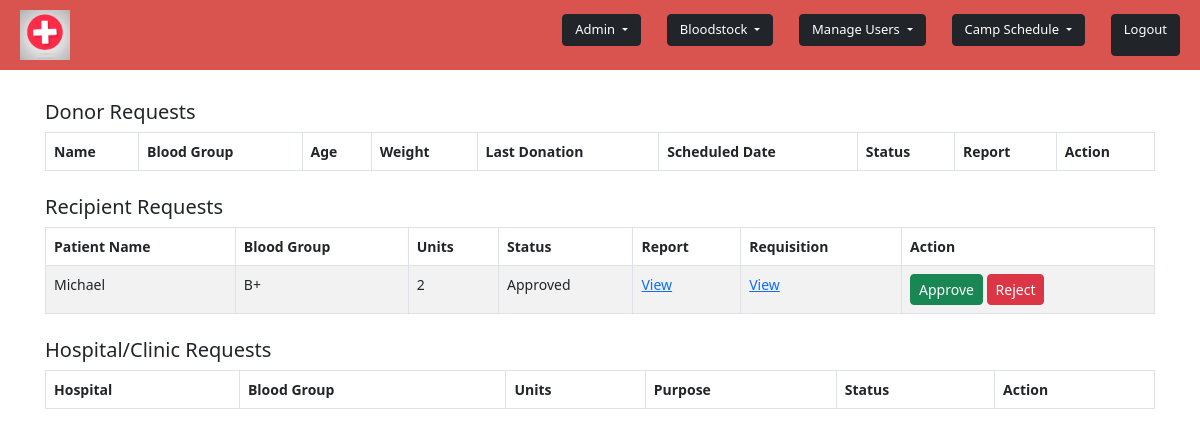
The app's page /donationapp/dashboard with its own data.
### donationapp/models.py (models this page shows, shortened)
class RecipientRequest(models.Model):
    recipient = models.ForeignKey(Recipient, on_delete=models.CASCADE, related_name='blood_requests')
    patient_name = models.CharField(max_length=100)
    patient_report = models.FileField(upload_to='patient_reports/')
    blood_group = models.CharField(max_length=5, choices=BloodGroupChoices.choices)
    units_required = models.PositiveIntegerField(
        validators=[MinValueValidator(1, message="Minimum 1 unit required")]
    )
    address = models.TextField()
    id_proof = models.FileField(upload_to='recipient_id_proofs/')
    photo = models.ImageField(upload_to='recipient_photos/')
    status = models.CharField(
        max_length=20,
        choices=StatusChoices.choices,
        default=StatusChoices.PENDING
    )
    requisition_form = models.FileField(upload_to='requisition_forms/', null=True, blank=True)
    admin_message = models.TextField(null=True, blank=True)
    created_at = models.DateTimeField(auto_now_add=True)
    updated_at = models.DateTimeField(auto_now=True)
    class Meta:
        verbose_name_plural = "Recipient Requests"
        indexes = [
            models.Index(fields=['status']),
            models.Index(fields=['blood_group']),
        ]

### donationapp/views.py (the view)
# urls.py: path('dashboard', views.dashboard, name='dashboard'),
def dashboard(request):
    donor_requests = DonationRequest.objects.all()
    recipient_requests = RecipientRequest.objects.all()
    hospital_requests = HospitalBloodRequest.objects.all()
    requests = DonationRequest.objects.filter()
    for r in requests:
        if r.status == 'Accepted' and not request.session.get(f'shown_{r.id}'):
            messages.success(request, 'You are eligible for donation.')
            request.session[f'shown_{r.id}'] = True
    return render(request, 'donationapp/dashboard.html', {
        'donor_requests': donor_requests,
        'recipient_requests': recipient_requests,
        'hospital_requests': hospital_requests,
        'requests': requests
    })

### templates/donationapp/dashboard.html (shortened to what this page needs)
<!DOCTYPE html>
<html lang="en">
<head>
  {% load static %}
  <link href="https://cdn.jsdelivr.net/npm/bootstrap@5.3.0/dist/css/bootstrap.min.css" rel="stylesheet">
</head>
<body>
  <div class="header d-flex justify-content-between align-items-center">
    <div class="d-flex align-items-center gap-2">
      <img src="{% static 'img/image/b12.jpg' %}" alt="Logo" class="logo">
    </div>
    <div class="nav-buttons d-flex gap-3 flex-wrap">
      <div class="dropdown">
        <button class="btn btn-dark btn-sm dropdown-toggle" type="button" id="adminDropdown" data-bs-toggle="dropdown" aria-expanded="false">
          Admin
        </button>
      </div>
      <div class="dropdown">
        <button class="btn btn-dark btn-sm dropdown-toggle" type="button" id="bloodstockDropdown" data-bs-toggle="dropdown" aria-expanded="false">
          Bloodstock
        </button>
      </div>
      <div class="dropdown">
        <button class="btn btn-dark btn-sm dropdown-toggle" type="button" id="manageUsersDropdown" data-bs-toggle="dropdown" aria-expanded="false">
          Manage Users
        </button>
      </div>
      <div class="dropdown">
        <button class="btn btn-dark btn-sm dropdown-toggle" type="button" id="campDropdown" data-bs-toggle="dropdown" aria-expanded="false">
          Camp Schedule
        </button>
      </div>
      <a href="{% url 'home' %}" class="btn btn-dark btn-sm">Logout</a>
    </div>
  </div>
  <div class="dashboard-content container">
    <h5 class="section-title">Donor Requests</h5>
  <table class="table table-bordered table-striped">
    <thead>
      <tr>
        <th>Name</th><th>Blood Group</th><th>Age</th><th>Weight</th>
        <th>Last Donation</th><th>Scheduled Date</th><th>Status</th><th>Report</th><th>Action</th>
      </tr>
    </thead>
  </table>
  <h5 class="section-title mt-4">Recipient Requests</h5>
  <table class="table table-bordered table-striped">
    <thead>
      <tr>
        <th>Patient Name</th><th>Blood Group</th><th>Units</th><th>Status</th><th>Report</th><th>Requisition</th>
        <th>Action</th>
      </tr>
    </thead>
    <tbody>
      {% for r in recipient_requests %}
      <tr>
        <td>{{ r.patient_name }}</td>
        <td>{{ r.blood_group }}</td>
        <td>{{ r.units_required }}</td>
        <td>{{ r.status }}</td>
        <td><a href="{{ r.patient_report.url }}" target="_blank">View</a></td>
        <td>
          {% if r.requisition_form %}
            <a href="{{ r.requisition_form.url }}" target="_blank">View</a>
          {% else %}
            N/A
          {% endif %}
        </td>
        <td>
          <a href="{% url 'update_recipient_request' r.id 'approved' %}" class="btn btn-sm btn-success">Approve</a>
          <a href="{% url 'update_recipient_request' r.id 'rejected' %}" class="btn btn-sm btn-danger">Reject</a>
        </td>
      </tr>
      {% endfor %}
    </tbody>
  </table>
  <h5 class="section-title mt-4">Hospital/Clinic Requests</h5>
  <table class="table table-bordered table-striped">
    <thead>
      <tr>
        <th>Hospital</th><th>Blood Group</th><th>Units</th><th>Purpose</th><th>Status</th><th>Action</th>
      </tr>
    </thead>
  </table>
  </div>
</body>
</html>

### templates/donationapp/dashboard.html (style rules this page uses)
body { background-color: #ffffff; font-size: 14px; }
.header { background-color: #d9534f; padding: 10px 20px; }
.header .logo { height: 50px; }
.header .btn { font-size: 13px; padding: 5px 12px; }
.dashboard-content { padding: 30px 15px; }
.header .nav-buttons { display: flex; gap: 10px; flex-wrap: wrap; }
.header .nav-buttons .dropdown { margin-right: 10px; margin-bottom: 10px; }

### records on screen
RecipientRequest: patient_name "Michael", blood_group "B+", units_required "2", status "Approved"
